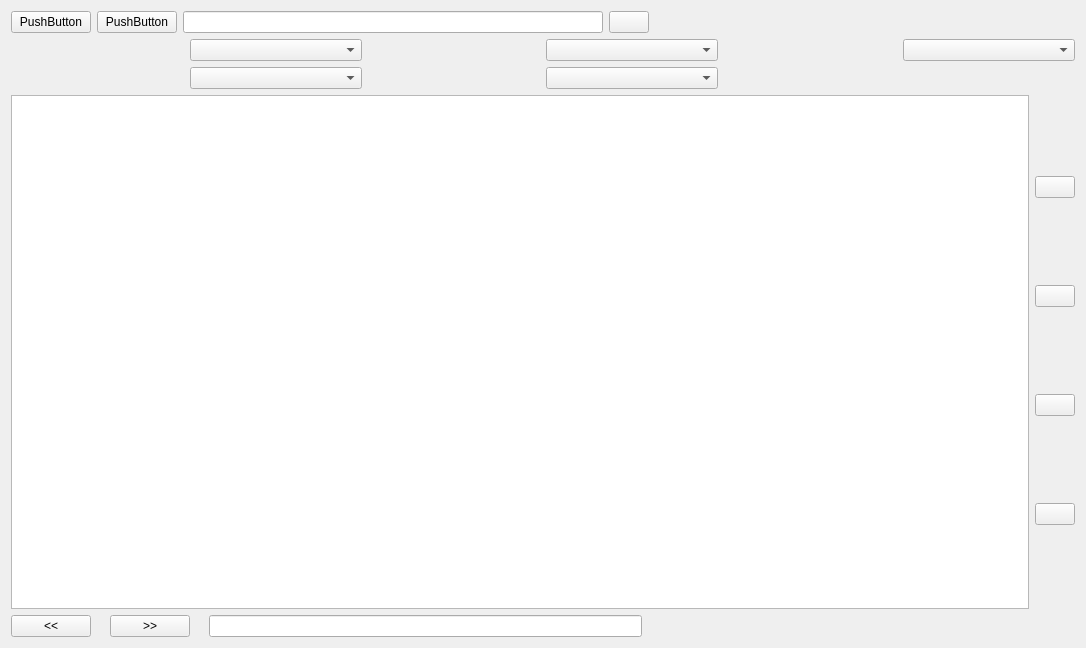
<?xml version="1.0" encoding="UTF-8"?>
<ui version="4.0">
 <class>ModelSelectWidget</class>
 <widget class="QWidget" name="ModelSelectWidget">
  <property name="geometry">
   <rect>
    <x>0</x>
    <y>0</y>
    <width>1086</width>
    <height>648</height>
   </rect>
  </property>
  <property name="windowTitle">
   <string notr="true">Form</string>
  </property>
  <layout class="QVBoxLayout" name="verticalLayout_3">
   <item>
    <layout class="QVBoxLayout" name="verticalLayout">
     <property name="spacing">
      <number>0</number>
     </property>
     <item>
      <widget class="QWidget" name="widget_2" native="true">
       <layout class="QHBoxLayout" name="horizontalLayout_3">
        <property name="leftMargin">
         <number>0</number>
        </property>
        <property name="topMargin">
         <number>0</number>
        </property>
        <property name="rightMargin">
         <number>0</number>
        </property>
        <property name="bottomMargin">
         <number>0</number>
        </property>
        <item>
         <widget class="QPushButton" name="mainBtn">
          <property name="text">
           <string>PushButton</string>
          </property>
         </widget>
        </item>
        <item>
         <widget class="QPushButton" name="viceBtn">
          <property name="text">
           <string>PushButton</string>
          </property>
         </widget>
        </item>
        <item>
         <widget class="myLineEdit" name="lineEdit"/>
        </item>
        <item>
         <widget class="QPushButton" name="extendBtn">
          <property name="text">
           <string/>
          </property>
         </widget>
        </item>
        <item>
         <spacer name="horizontalSpacer_10">
          <property name="orientation">
           <enum>Qt::Horizontal</enum>
          </property>
          <property name="sizeHint" stdset="0">
           <size>
            <width>40</width>
            <height>20</height>
           </size>
          </property>
         </spacer>
        </item>
        <item>
         <widget class="SetEditValueWidget" name="chuteWidget" native="true"/>
        </item>
       </layout>
      </widget>
     </item>
    </layout>
   </item>
   <item>
    <layout class="QGridLayout" name="gridLayout">
     <item row="1" column="2">
      <layout class="QHBoxLayout" name="horizontalLayout_9">
       <item>
        <widget class="QLabel" name="label_5">
         <property name="text">
          <string/>
         </property>
        </widget>
       </item>
       <item>
        <widget class="QComboBox" name="comboBox_5"/>
       </item>
      </layout>
     </item>
     <item row="0" column="3">
      <layout class="QHBoxLayout" name="horizontalLayout_7">
       <item>
        <widget class="QLabel" name="label_3">
         <property name="text">
          <string/>
         </property>
        </widget>
       </item>
       <item>
        <widget class="QComboBox" name="comboBox_3"/>
       </item>
      </layout>
     </item>
     <item row="0" column="1">
      <layout class="QHBoxLayout" name="horizontalLayout_8">
       <item>
        <widget class="QLabel" name="label_4">
         <property name="text">
          <string/>
         </property>
        </widget>
       </item>
       <item>
        <widget class="QComboBox" name="comboBox_4"/>
       </item>
      </layout>
     </item>
     <item row="0" column="2">
      <layout class="QHBoxLayout" name="horizontalLayout_6">
       <item>
        <widget class="QLabel" name="label_2">
         <property name="text">
          <string/>
         </property>
        </widget>
       </item>
       <item>
        <widget class="QComboBox" name="comboBox_2"/>
       </item>
      </layout>
     </item>
     <item row="1" column="1">
      <layout class="QHBoxLayout" name="horizontalLayout_5">
       <item>
        <widget class="QLabel" name="label">
         <property name="text">
          <string/>
         </property>
        </widget>
       </item>
       <item>
        <widget class="QComboBox" name="comboBox"/>
       </item>
      </layout>
     </item>
    </layout>
   </item>
   <item>
    <layout class="QHBoxLayout" name="horizontalLayout_2">
     <item>
      <widget class="QListWidget" name="listWidget"/>
     </item>
     <item>
      <layout class="QVBoxLayout" name="verticalLayout_2">
       <item>
        <widget class="QPushButton" name="recheckBtn">
         <property name="text">
          <string notr="true"/>
         </property>
        </widget>
       </item>
       <item>
        <widget class="QPushButton" name="downloadBtn">
         <property name="text">
          <string notr="true"/>
         </property>
        </widget>
       </item>
       <item>
        <widget class="QPushButton" name="introducBtn">
         <property name="text">
          <string/>
         </property>
        </widget>
       </item>
       <item>
        <widget class="QPushButton" name="pushButton_3">
         <property name="text">
          <string/>
         </property>
        </widget>
       </item>
      </layout>
     </item>
    </layout>
   </item>
   <item>
    <layout class="QHBoxLayout" name="horizontalLayout_4">
     <item>
      <layout class="QHBoxLayout" name="horizontalLayout">
       <item>
        <widget class="QPushButton" name="btn_prePage">
         <property name="text">
          <string notr="true">&lt;&lt;</string>
         </property>
        </widget>
       </item>
       <item>
        <widget class="QLabel" name="label_page">
         <property name="text">
          <string notr="true"/>
         </property>
         <property name="alignment">
          <set>Qt::AlignCenter</set>
         </property>
        </widget>
       </item>
       <item>
        <widget class="QPushButton" name="btn_nextPage">
         <property name="text">
          <string notr="true">&gt;&gt;</string>
         </property>
        </widget>
       </item>
      </layout>
     </item>
     <item>
      <widget class="QLabel" name="label_7">
       <property name="text">
        <string/>
       </property>
      </widget>
     </item>
     <item>
      <widget class="myLineEdit" name="lineEdit_2"/>
     </item>
     <item>
      <spacer name="horizontalSpacer_3">
       <property name="orientation">
        <enum>Qt::Horizontal</enum>
       </property>
       <property name="sizeHint" stdset="0">
        <size>
         <width>40</width>
         <height>20</height>
        </size>
       </property>
      </spacer>
     </item>
    </layout>
   </item>
  </layout>
 </widget>
 <customwidgets>
  <customwidget>
   <class>myLineEdit</class>
   <extends>QLineEdit</extends>
   <header location="global">mysortwidget/mylineedit.h</header>
  </customwidget>
  <customwidget>
   <class>SetEditValueWidget</class>
   <extends>QWidget</extends>
   <header location="global">mysortwidget/seteditvaluewidget.h</header>
   <container>1</container>
  </customwidget>
 </customwidgets>
 <resources/>
 <connections/>
</ui>
